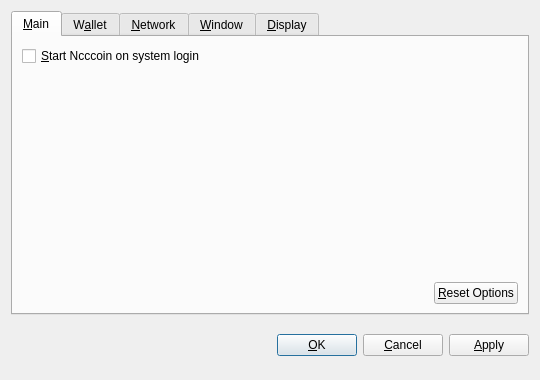
<?xml version="1.0" encoding="UTF-8"?>
<ui version="4.0">
 <class>OptionsDialog</class>
 <widget class="QDialog" name="OptionsDialog">
  <property name="geometry">
   <rect>
    <x>0</x>
    <y>0</y>
    <width>540</width>
    <height>380</height>
   </rect>
  </property>
  <property name="windowTitle">
   <string>Options</string>
  </property>
  <property name="modal">
   <bool>true</bool>
  </property>
  <layout class="QVBoxLayout" name="verticalLayout">
   <item>
    <widget class="QTabWidget" name="tabWidget">
     <property name="tabPosition">
      <enum>QTabWidget::North</enum>
     </property>
     <property name="currentIndex">
      <number>0</number>
     </property>
     <widget class="QWidget" name="tabMain">
      <attribute name="title">
       <string>&amp;Main</string>
      </attribute>
      <layout class="QVBoxLayout" name="verticalLayout_Main">
       <item>
        <widget class="QCheckBox" name="bitcoinAtStartup">
         <property name="toolTip">
          <string>Automatically start Ncccoin after logging in to the system.</string>
         </property>
         <property name="text">
          <string>&amp;Start Ncccoin on system login</string>
         </property>
        </widget>
       </item>
       <item>
        <spacer name="verticalSpacer_Main">
         <property name="orientation">
          <enum>Qt::Vertical</enum>
         </property>
         <property name="sizeHint" stdset="0">
          <size>
           <width>20</width>
           <height>40</height>
          </size>
         </property>
        </spacer>
       </item>
       <item>
        <layout class="QHBoxLayout" name="horizontalLayout_2_Main">
         <item>
          <spacer name="horizontalSpacer_2_Main">
           <property name="orientation">
            <enum>Qt::Horizontal</enum>
           </property>
           <property name="sizeHint" stdset="0">
            <size>
             <width>40</width>
             <height>20</height>
            </size>
           </property>
          </spacer>
         </item>
         <item>
          <widget class="QPushButton" name="resetButton">
           <property name="toolTip">
            <string>Reset all client options to default.</string>
           </property>
           <property name="text">
            <string>&amp;Reset Options</string>
           </property>
           <property name="autoDefault">
            <bool>false</bool>
           </property>
          </widget>
         </item>
        </layout>
       </item>
      </layout>
     </widget>
     <widget class="QWidget" name="tabWallet">
      <attribute name="title">
       <string>W&amp;allet</string>
      </attribute>
      <layout class="QVBoxLayout" name="verticalLayout_Network">
       <item>
        <widget class="QLabel" name="transactionFeeInfoLabel">
         <property name="text">
          <string>Optional transaction fee per kB that helps make sure your transactions are processed quickly. Most transactions are 1 kB.</string>
         </property>
         <property name="textFormat">
          <enum>Qt::PlainText</enum>
         </property>
         <property name="wordWrap">
          <bool>true</bool>
         </property>
        </widget>
       </item>
       <item>
        <layout class="QHBoxLayout" name="horizontalLayout_1_Main">
         <item>
          <widget class="QLabel" name="transactionFeeLabel">
           <property name="text">
            <string>Pay transaction &amp;fee</string>
           </property>
           <property name="textFormat">
            <enum>Qt::PlainText</enum>
           </property>
           <property name="buddy">
            <cstring>transactionFee</cstring>
           </property>
          </widget>
         </item>
         <item>
          <widget class="BitcoinAmountField" name="transactionFee"/>
         </item>
         <item>
          <spacer name="horizontalSpacer_1_Main">
           <property name="orientation">
            <enum>Qt::Horizontal</enum>
           </property>
           <property name="sizeHint" stdset="0">
            <size>
             <width>40</width>
             <height>20</height>
            </size>
           </property>
          </spacer>
         </item>
        </layout>
       </item>
       <item>
        <widget class="QLabel" name="label">
         <property name="text">
          <string>If you disable the spending of unconfirmed change, the change from a transaction cannot be used until that transaction has at least one confirmation. This also affects how your balance is computed.</string>
         </property>
         <property name="wordWrap">
          <bool>true</bool>
         </property>
        </widget>
       </item>
       <item>
        <widget class="QCheckBox" name="spendZeroConfChange">
         <property name="text">
          <string>Spend unconfirmed change  (experts only)</string>
         </property>
        </widget>
       </item>
       <item>
        <spacer name="verticalSpacer">
         <property name="orientation">
          <enum>Qt::Vertical</enum>
         </property>
         <property name="sizeHint" stdset="0">
          <size>
           <width>20</width>
           <height>40</height>
          </size>
         </property>
        </spacer>
       </item>
      </layout>
     </widget>
     <widget class="QWidget" name="tabNetwork">
      <attribute name="title">
       <string>&amp;Network</string>
      </attribute>
      <layout class="QVBoxLayout" name="verticalLayout_Network">
       <item>
        <widget class="QCheckBox" name="mapPortUpnp">
         <property name="toolTip">
          <string>Automatically open the Ncccoin client port on the router. This only works when your router supports UPnP and it is enabled.</string>
         </property>
         <property name="text">
          <string>Map port using &amp;UPnP</string>
         </property>
        </widget>
       </item>
       <item>
        <widget class="QCheckBox" name="connectSocks">
         <property name="toolTip">
          <string>Connect to the Ncccoin network through a SOCKS proxy (e.g. when connecting through Tor).</string>
         </property>
         <property name="text">
          <string>&amp;Connect through SOCKS proxy:</string>
         </property>
        </widget>
       </item>
       <item>
        <layout class="QHBoxLayout" name="horizontalLayout_Network">
         <item>
          <widget class="QLabel" name="proxyIpLabel">
           <property name="text">
            <string>Proxy &amp;IP:</string>
           </property>
           <property name="textFormat">
            <enum>Qt::PlainText</enum>
           </property>
           <property name="buddy">
            <cstring>proxyIp</cstring>
           </property>
          </widget>
         </item>
         <item>
          <widget class="QValidatedLineEdit" name="proxyIp">
           <property name="maximumSize">
            <size>
             <width>140</width>
             <height>16777215</height>
            </size>
           </property>
           <property name="toolTip">
            <string>IP address of the proxy (e.g. 127.0.0.1)</string>
           </property>
          </widget>
         </item>
         <item>
          <widget class="QLabel" name="proxyPortLabel">
           <property name="text">
            <string>&amp;Port:</string>
           </property>
           <property name="textFormat">
            <enum>Qt::PlainText</enum>
           </property>
           <property name="buddy">
            <cstring>proxyPort</cstring>
           </property>
          </widget>
         </item>
         <item>
          <widget class="QLineEdit" name="proxyPort">
           <property name="maximumSize">
            <size>
             <width>55</width>
             <height>16777215</height>
            </size>
           </property>
           <property name="toolTip">
            <string>Port of the proxy (e.g. 9050)</string>
           </property>
          </widget>
         </item>
         <item>
          <widget class="QLabel" name="socksVersionLabel">
           <property name="text">
            <string>SOCKS &amp;Version:</string>
           </property>
           <property name="textFormat">
            <enum>Qt::PlainText</enum>
           </property>
           <property name="buddy">
            <cstring>socksVersion</cstring>
           </property>
          </widget>
         </item>
         <item>
          <widget class="QValueComboBox" name="socksVersion">
           <property name="toolTip">
            <string>SOCKS version of the proxy (e.g. 5)</string>
           </property>
          </widget>
         </item>
         <item>
          <spacer name="horizontalSpacer_Network">
           <property name="orientation">
            <enum>Qt::Horizontal</enum>
           </property>
           <property name="sizeHint" stdset="0">
            <size>
             <width>40</width>
             <height>20</height>
            </size>
           </property>
          </spacer>
         </item>
        </layout>
       </item>
       <item>
        <spacer name="verticalSpacer_Network">
         <property name="orientation">
          <enum>Qt::Vertical</enum>
         </property>
         <property name="sizeHint" stdset="0">
          <size>
           <width>20</width>
           <height>40</height>
          </size>
         </property>
        </spacer>
       </item>
      </layout>
     </widget>
     <widget class="QWidget" name="tabWindow">
      <attribute name="title">
       <string>&amp;Window</string>
      </attribute>
      <layout class="QVBoxLayout" name="verticalLayout_Window">
       <item>
        <widget class="QCheckBox" name="minimizeToTray">
         <property name="toolTip">
          <string>Show only a tray icon after minimizing the window.</string>
         </property>
         <property name="text">
          <string>&amp;Minimize to the tray instead of the taskbar</string>
         </property>
        </widget>
       </item>
       <item>
        <widget class="QCheckBox" name="minimizeOnClose">
         <property name="toolTip">
          <string>Minimize instead of exit the application when the window is closed. When this option is enabled, the application will be closed only after selecting Quit in the menu.</string>
         </property>
         <property name="text">
          <string>M&amp;inimize on close</string>
         </property>
        </widget>
       </item>
       <item>
        <spacer name="verticalSpacer_Window">
         <property name="orientation">
          <enum>Qt::Vertical</enum>
         </property>
         <property name="sizeHint" stdset="0">
          <size>
           <width>20</width>
           <height>40</height>
          </size>
         </property>
        </spacer>
       </item>
      </layout>
     </widget>
     <widget class="QWidget" name="tabDisplay">
      <attribute name="title">
       <string>&amp;Display</string>
      </attribute>
      <layout class="QVBoxLayout" name="verticalLayout_Display">
       <item>
        <layout class="QHBoxLayout" name="horizontalLayout_1_Display">
         <item>
          <widget class="QLabel" name="langLabel">
           <property name="text">
            <string>User Interface &amp;language:</string>
           </property>
           <property name="textFormat">
            <enum>Qt::PlainText</enum>
           </property>
           <property name="buddy">
            <cstring>lang</cstring>
           </property>
          </widget>
         </item>
         <item>
          <widget class="QValueComboBox" name="lang">
           <property name="toolTip">
            <string>The user interface language can be set here. This setting will take effect after restarting Ncccoin.</string>
           </property>
          </widget>
         </item>
        </layout>
       </item>
       <item>
        <layout class="QHBoxLayout" name="horizontalLayout_2_Display">
         <item>
          <widget class="QLabel" name="unitLabel">
           <property name="text">
            <string>&amp;Unit to show amounts in:</string>
           </property>
           <property name="textFormat">
            <enum>Qt::PlainText</enum>
           </property>
           <property name="buddy">
            <cstring>unit</cstring>
           </property>
          </widget>
         </item>
         <item>
          <widget class="QValueComboBox" name="unit">
           <property name="toolTip">
            <string>Choose the default subdivision unit to show in the interface and when sending coins.</string>
           </property>
          </widget>
         </item>
        </layout>
       </item>
       <item>
        <widget class="QCheckBox" name="displayAddresses">
         <property name="toolTip">
          <string>Whether to show Ncccoin addresses in the transaction list or not.</string>
         </property>
         <property name="text">
          <string>&amp;Display addresses in transaction list</string>
         </property>
        </widget>
       </item>
       <item>
        <widget class="QCheckBox" name="coinControlFeatures">
         <property name="toolTip">
          <string>Whether to show coin control features or not.</string>
         </property>
         <property name="text">
          <string>Display coin &amp;control features (experts only!)</string>
         </property>
        </widget>
       </item>
       <item>
        <spacer name="verticalSpacer_Display">
         <property name="orientation">
          <enum>Qt::Vertical</enum>
         </property>
         <property name="sizeHint" stdset="0">
          <size>
           <width>20</width>
           <height>40</height>
          </size>
         </property>
        </spacer>
       </item>
      </layout>
     </widget>
    </widget>
   </item>
   <item>
    <layout class="QHBoxLayout" name="horizontalLayout_Buttons">
     <item>
      <spacer name="horizontalSpacer_1">
       <property name="orientation">
        <enum>Qt::Horizontal</enum>
       </property>
       <property name="sizeHint" stdset="0">
        <size>
         <width>40</width>
         <height>48</height>
        </size>
       </property>
      </spacer>
     </item>
     <item>
      <widget class="QLabel" name="statusLabel">
       <property name="font">
        <font>
         <weight>75</weight>
         <bold>true</bold>
        </font>
       </property>
       <property name="text">
        <string/>
       </property>
       <property name="textFormat">
        <enum>Qt::PlainText</enum>
       </property>
       <property name="wordWrap">
        <bool>true</bool>
       </property>
      </widget>
     </item>
     <item>
      <spacer name="horizontalSpacer_2">
       <property name="orientation">
        <enum>Qt::Horizontal</enum>
       </property>
       <property name="sizeHint" stdset="0">
        <size>
         <width>40</width>
         <height>48</height>
        </size>
       </property>
      </spacer>
     </item>
     <item>
      <widget class="QPushButton" name="okButton">
       <property name="text">
        <string>&amp;OK</string>
       </property>
      </widget>
     </item>
     <item>
      <widget class="QPushButton" name="cancelButton">
       <property name="text">
        <string>&amp;Cancel</string>
       </property>
       <property name="autoDefault">
        <bool>false</bool>
       </property>
      </widget>
     </item>
     <item>
      <widget class="QPushButton" name="applyButton">
       <property name="text">
        <string>&amp;Apply</string>
       </property>
       <property name="autoDefault">
        <bool>false</bool>
       </property>
      </widget>
     </item>
    </layout>
   </item>
  </layout>
 </widget>
 <customwidgets>
  <customwidget>
   <class>BitcoinAmountField</class>
   <extends>QSpinBox</extends>
   <header>bitcoinamountfield.h</header>
  </customwidget>
  <customwidget>
   <class>QValueComboBox</class>
   <extends>QComboBox</extends>
   <header>qvaluecombobox.h</header>
  </customwidget>
  <customwidget>
   <class>QValidatedLineEdit</class>
   <extends>QLineEdit</extends>
   <header>qvalidatedlineedit.h</header>
  </customwidget>
 </customwidgets>
 <resources/>
 <connections/>
</ui>
